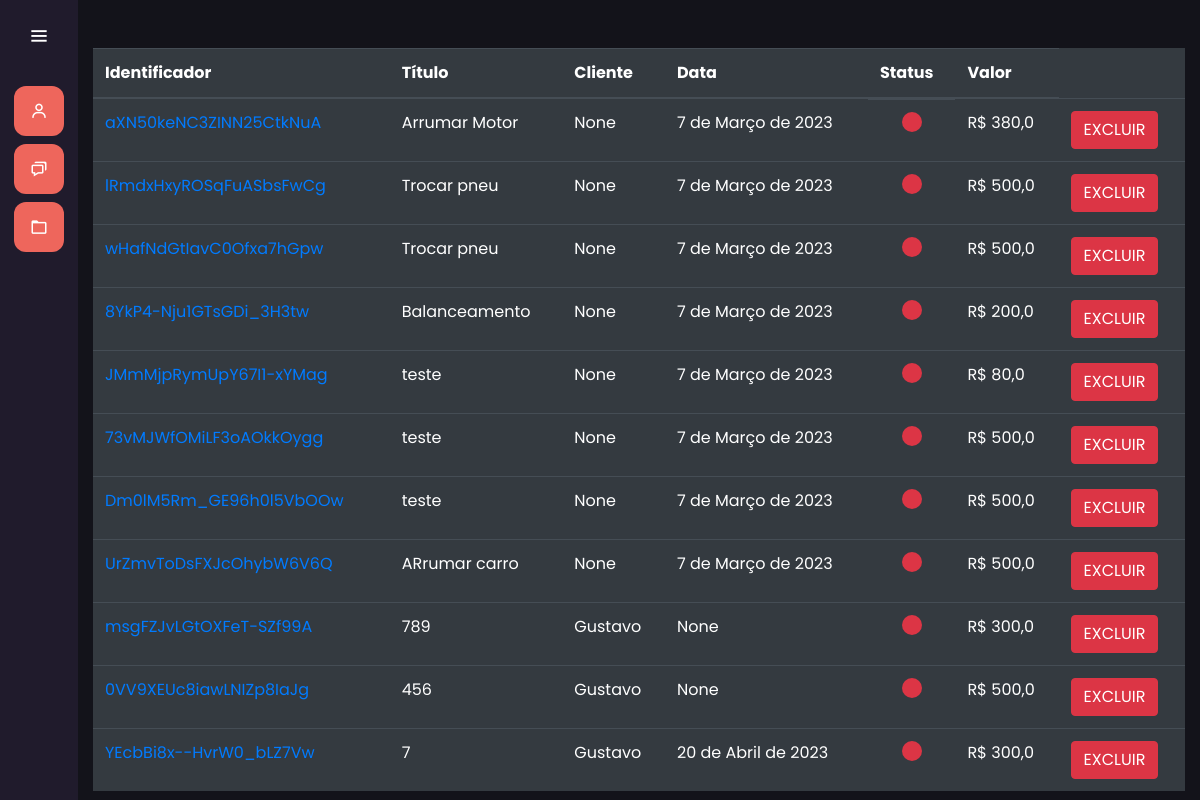
The app's page /servicos/listar_servico/, older data.
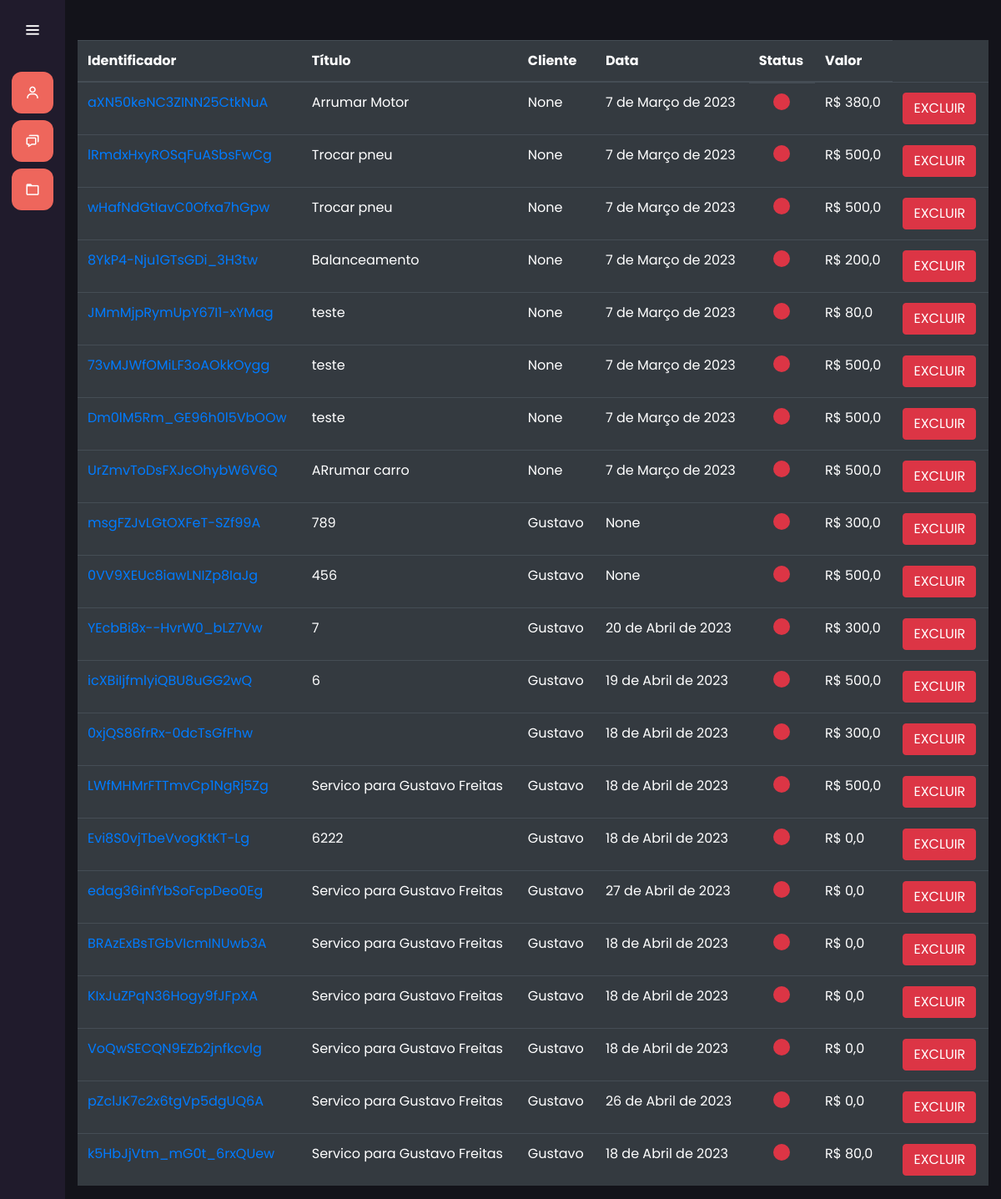
The same page, newer data.
### services/models.py (models this page shows, shortened)
class Service(models.Model):
    titulo = models.CharField(max_length=30)
    cliente = models.ForeignKey(Cliente, on_delete=models.SET_NULL, null=True)
    maintenance_category = models.ManyToManyField(MaintenanceCategory)
    data_inicio = models.DateField(null=True)
    data_entrega = models.DateField(null=True)
    finalizado = models.BooleanField(default=False)
    protocol = models.CharField(max_length=52, null=True, blank=True)
    identificador = models.CharField(max_length=24, null=True, blank=True)
    descricao = models.TextField(null=True, blank=True)
    def total_price(self):
        total_price = float(0)
        for category in self.maintenance_category.all():
            total_price += float(category.preco)
        return total_price

class MaintenanceCategory(models.Model):
    titulo = models.CharField(
        max_length=3, choices=ChoicesMaintenanceCategory.choices)
    preco = models.DecimalField(max_digits=8, decimal_places=2)

### client/models.py (models this page shows)
class Cliente(models.Model):
    nome = models.CharField(max_length=50)
    sobrenome = models.CharField(max_length=50)
    email = models.EmailField(max_length=50)
    cpf = models.CharField(max_length=12)
    def __str__(self) -> str:
        return self.nome

### services/views.py (the view, shortened to what this page needs)
# urls.py: path('listar_servico/', views.list_service, name='listar_servico'),
def list_service(request):
    if request.method == "GET":
        services = Service.objects.all()
        print(type(services))
        return render(request, 'listar_servico.html', {'services': services})

### services/templates/listar_servico.html
{% extends "index.html" %} {% load static %} {% block 'head' %}
<link rel="stylesheet" href="{% static 'clientes/css/clientes.css' %}" />
{% endblock %} {% block 'dashboard' %} {%csrf_token%}
<br />
<br />
<div class="container-fluid distanciamento">
  <table class="table table-dark">
    <thead>
      <tr>
        <th scope="col">Identificador</th>
        <th scope="col">Título</th>
        <th scope="col">Cliente</th>
        <th scope="col">Data</th>
        <th scope="col">Status</th>
        <th scope="col">Valor</th>
      </tr>
    </thead>
    <tbody>
      {% for servico in services %}
      <tr>
        <td>
          <a href="{% url 'servico' servico.identificador%}"
            >{{servico.identificador}}</a
          >
        </td>
        <td>{{servico.titulo}}</td>
        <td>{{servico.cliente}}</td>
        <td>{{servico.data_inicio}}</td>
        <td class="d-flex justify-content-center">
          {% if servico.finalizado %}
          <div id="finalizado" class="mx-auto"></div>
          {% else %}
          <div id="manutencao"></div>
          {% endif %}
        </td>
        <td>R$ {{servico.total_price}}</td>
        <td>
          <button
            class="btn btn-danger btnService"
            onclick="excludeService(this)"
          >
            EXCLUIR
          </button>
        </td>
      </tr>
      {% endfor %}
    </tbody>
  </table>
</div>
{%endblock%}

### templates/index.html (shortened to what this page needs)
{% load static %}
<!DOCTYPE html>
<html lang="pt-BR">
  <head>
    <link
      rel="stylesheet"
      href="https://cdn.jsdelivr.net/npm/bootstrap@4.6.1/dist/css/bootstrap.min.css"
    />
    <link rel="stylesheet" href="{% static 'general/css/base.css' %}" />
    <link rel="stylesheet" href="{% static 'general/css/general.css' %}" />
    <link
      href="https://unpkg.com/boxicons@2.0.7/css/boxicons.min.css"
      rel="stylesheet"
    />
    {% block 'head' %}{% endblock %}
  </head>
  <body>
    <div class="sidebar">
      <div class="logo-details">
        <i class="bx bx-menu" id="btn"></i>
      </div>
      <ul class="nav-list">
        <li>
          <a href="{% url 'clientes' %}">
            <i class="bx bx-user"></i>
          </a>
        </li>
        <li>
          <a href="{% url 'novo_servico' %}">
            <i class="bx bx-chat"></i>
          </a>
        </li>
        <li>
          <a href="{%url 'listar_servico'%}">
            <i class="bx bx-folder"></i>
          </a>
        </li>
      </ul>
    </div>
    <section id="home" class="home-section">
      {% block 'dashboard'%} {% endblock %}
    </section>
  </body>
</html>

### templates/static/general/css/base.css (style rules this page uses)
* { margin: 0; padding: 0; box-sizing: border-box; font-family: "Poppins", sans-serif; }
.sidebar { position: fixed; left: 0; top: 0; height: 100%; width: 78px; background: var(--dark-color); padding: 6px 14px; z-index: 99; transition: all 0.5s ease; }
.sidebar .logo-details { height: 60px; display: flex; align-items: center; position: relative; }
.sidebar .logo-details #btn { position: absolute; top: 50%; right: 0; transform: translateY(-50%); font-size: 22px; transition: all 0.4s ease; font-size: 23px; text-align: center; cursor: pointer; transition: all 0.5s ease; }
.sidebar i { color: #fff; height: 60px; min-width: 50px; font-size: 28px; text-align: center; line-height: 60px; }
.sidebar .nav-list { margin-top: 20px; height: 100%; }
.sidebar li { position: relative; margin: 8px 0; list-style: none; }
.sidebar li a { display: flex; height: 100%; width: 100%; border-radius: 12px; align-items: center; text-decoration: none; transition: all 0.4s ease; background: var(--main-color); }
.sidebar li i { height: 50px; line-height: 50px; font-size: 18px; border-radius: 12px; }
.home-section { position: relative; min-height: 100vh; top: 0; background: #13131a; left: 78px; color: white; width: calc(100% - 78px); transition: all 0.5s ease; z-index: 2; }

### templates/static/general/css/general.css (style rules this page uses)
:root { --main-color: #ee665c; --dark-color: #201b2c; --light-color: #ffc27f; --contrast-color: #f88863; --differential-color: #ffe29a; }

### templates/static/clientes/css/clientes.css (style rules this page uses)
body { background: #13131a; }
#manutencao { width: 20px; height: 20px; background: #dc3545; border-radius: 10px; }

Row changes from the older to the newer data that the page shows:
added Service: identificador "icXBiIjfmlyiQBU8uGG2wQ", titulo "6", cliente "Gustavo", data_inicio "19 de Abril de 2023", finalizado False (drawn), total_price "500,0"
added Service: identificador "0xjQS86frRx-0dcTsGfFhw", cliente "Gustavo", data_inicio "18 de Abril de 2023", finalizado False (drawn), total_price "300,0"
added Service: identificador "LWfMHMrFTTmvCp1NgRj5Zg", titulo "Servico para Gustavo Freitas", cliente "Gustavo", data_inicio "18 de Abril de 2023", finalizado False (drawn), total_price "500,0"
added Service: identificador "Evi8S0vjTbeVvogKtKT-Lg", titulo "6222", cliente "Gustavo", data_inicio "18 de Abril de 2023", finalizado False (drawn), total_price "0,0"
added Service: identificador "edag36infYbSoFcpDeo0Eg", titulo "Servico para Gustavo Freitas", cliente "Gustavo", data_inicio "27 de Abril de 2023", finalizado False (drawn), total_price "0,0"
added Service: identificador "BRAzExBsTGbVIcmINUwb3A", titulo "Servico para Gustavo Freitas", cliente "Gustavo", data_inicio "18 de Abril de 2023", finalizado False (drawn), total_price "0,0"
added Service: identificador "KIxJuZPqN36Hogy9fJFpXA", titulo "Servico para Gustavo Freitas", cliente "Gustavo", data_inicio "18 de Abril de 2023", finalizado False (drawn), total_price "0,0"
added Service: identificador "VoQwSECQN9EZb2jnfkcvlg", titulo "Servico para Gustavo Freitas", cliente "Gustavo", data_inicio "18 de Abril de 2023", finalizado False (drawn), total_price "0,0"
added Service: identificador "pZclJK7c2x6tgVp5dgUQ6A", titulo "Servico para Gustavo Freitas", cliente "Gustavo", data_inicio "26 de Abril de 2023", finalizado False (drawn), total_price "0,0"
added Service: identificador "k5HbJjVtm_mG0t_6rxQUew", titulo "Servico para Gustavo Freitas", cliente "Gustavo", data_inicio "18 de Abril de 2023", finalizado False (drawn), total_price "80,0"
